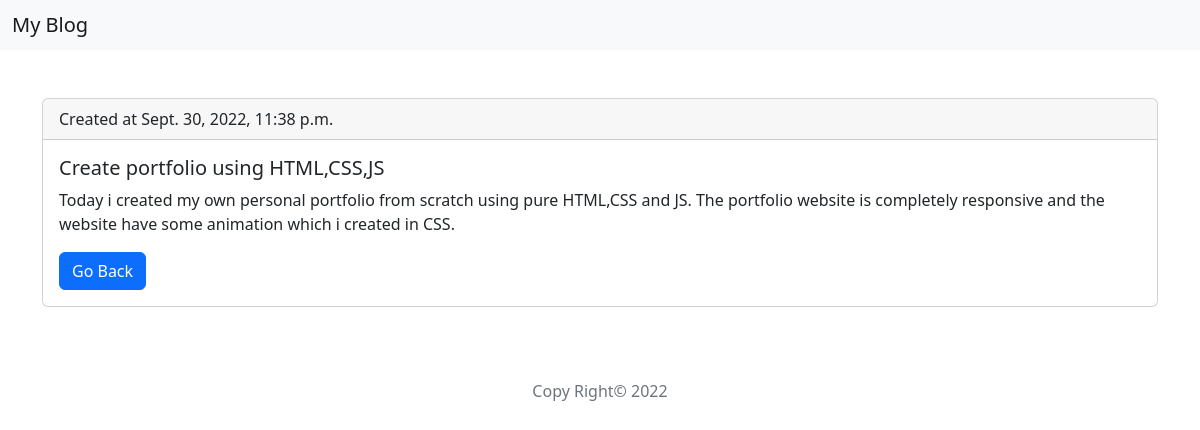
The page /details/7 on the database its author committed.
### blog_app/models.py (models this page shows, shortened)
class Blog(models.Model):
    title = models.CharField(max_length=200)
    body = models.TextField()
    date = models.DateTimeField(default=datetime.now)

### blog_app/views.py (the view)
# urls.py: path('details/<id>', views.details, name='details'),
def details(request,id):
    myposts = Blog.objects.get(id=id)
    return render(request,'details.html',{'post': myposts})

### templates/details.html (shortened to what this page needs)
{% extends 'base.html' %}
    {% block content %}
    <div class="container my-5">
        <div class="card my-3">
            <div class="card-header">
                Created at {{ post.date }}
            </div>
            <div class="card-body">
                <h5 class="card-title">{{ post.title }}</h5>
                <p class="card-text">{{ post.body }}</p>
                <a href="/posts" class="btn btn-primary">Go Back</a>
            </div>
        </div>
    </div>
    {% endblock %}

### rows shown on the page
Blog: date "Sept. 30, 2022, 11:38 p.m.", title "Create portfolio using HTML,CSS,JS", body "Today i created my own personal portfolio from scratch using pure HTML,CSS and JS. The portfolio website is completely responsive and the website have some animation which i created in CSS."
